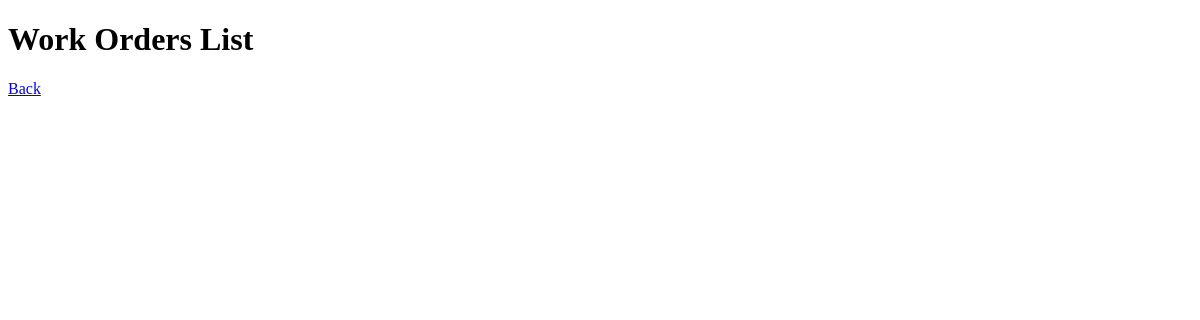
The app's page /work-orders/work_order_list/, older data.
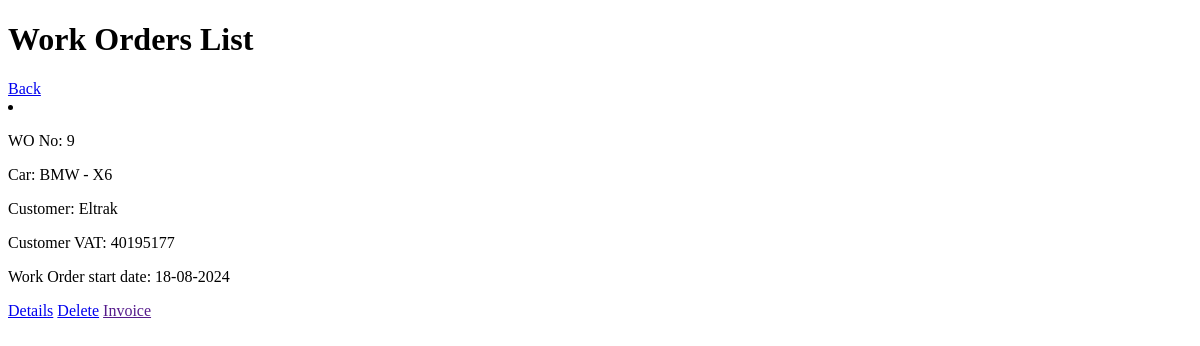
The same page, newer data.
### work_orders/models.py (models this page shows, shortened)
class WorkOrder(models.Model):
    customer = models.ForeignKey(Customer, on_delete=models.CASCADE)
    car = models.ForeignKey(Car, on_delete=models.CASCADE)
    payment = models.CharField(max_length=30, blank=True, choices=[('Credit', "Credit"), ("Cash", "Cash")])
    created_at = models.DateTimeField(auto_now_add=True)
    is_active = models.BooleanField(default=True)
    invoiced = models.BooleanField(default=False)
    is_deleted = models.BooleanField(default=False)
    deleted_at = models.DateTimeField(blank=True, null=True)
    description_work = models.TextField(blank=True, null=True)
    labor_price = models.DecimalField(max_digits=10, decimal_places=2, blank=True, null=True, default=0)
    spare_part_price = models.DecimalField(max_digits=10, decimal_places=2, blank=True, null=True, default=0)
    mics_price = models.DecimalField(max_digits=10, decimal_places=2, blank=True, null=True, default=0)
    total_price = models.DecimalField(max_digits=10, decimal_places=2, default=0)
    objects = ActiveManager()
    all_objects = models.Manager()

### data/models.py (models this page shows)
class Car(models.Model):
    COLOR_CHOICES = [
        ("Black", "Black"),
        ("White", "White"),
        ("Gray", "Gray"),
        ("Silver", "Silver"),
        ("Red", "Red"),
        ("Blue", "Blue"),
        ("Brown", "Brown"),
        ("Green", "Green"),
        ("Yellow", "Yellow"),
        ("Other", "Other"),
    ]
    ENGINE_CHOICES = [
        ("Diesel", "Diesel"),
        ("Gasoline", "Gasoline"),
        ("Gas", "Gas"),
        ("Hybrid", "Hybrid")
    ]
    make = models.CharField(max_length=55)
    model = models.CharField(max_length=55)
    color = models.CharField(max_length=55, blank=True, choices=COLOR_CHOICES)
    engine = models.CharField(max_length=55, blank=True, choices=ENGINE_CHOICES)
    date_built = models.DateField(blank=True, null=True)
    vin_number = models.CharField(max_length=55, blank=True)
    customer = models.ForeignKey(Customer, related_name='car', on_delete=models.CASCADE)
    def __str__(self):
        return f"{self.make} - {self.model}"

class Customer(models.Model):
    COUNTRY_CHOICES = [
        ("Bulgaria", "Bulgaria"),
        ("Albania", "Albania"),
        ("Bosnia and Herzegovina", "Bosnia and Herzegovina"),
        ("Greece", "Greece"),
        ("Kosovo", "Kosovo"),
        ("North Macedonia", "North Macedonia"),
        ("Montenegro", "Montenegro"),
        ("Romania", "Romania"),
        ("Serbia", "Serbia"),
        ("Turkey", "Turkey"),
        ("Croatia", "Croatia"),
        ("Slovenia", "Slovenia")
    ]
    PAYMENT_CHOICES = [("cash", "Cash"),
                       ("credit", "Credit")]
    PAYMENT_TERMS_CHOICES = [('COD', 'Cash on Delivery'), ('CIA', 'Cash in Advance'), ('Net_15', '15 days'),
                             ('Net_30', '30 days')]
    name = models.CharField(max_length=100)
    vat = models.IntegerField(validators=[vat_number_validator])
    country = models.CharField(max_length=100, choices=COUNTRY_CHOICES)
    city = models.CharField(max_length=100, blank=True)
    address = models.CharField(max_length=100, blank=True)
    is_active = models.BooleanField(default=True)
    credit_limit = models.DecimalField(max_digits=10, decimal_places=0, blank=True, null=True,
                                       validators=[credit_limit_validator])
    payment_terms = models.CharField(max_length=30, choices=PAYMENT_TERMS_CHOICES)
    description = models.TextField(blank=True)
    def __str__(self):
        return self.name

### work_orders/views.py (the view)
# urls.py: urlpatterns = [path('work_order_list/', WorkOrderListView.as_view(), name="work_order_list"),
class WorkOrderListView(ListView):
    model = WorkOrder
    template_name = 'work_orders/work-order-list.html'
    context_object_name = "work_orders"
    def get_queryset(self):
        return WorkOrder.objects.all()

### work_orders/models.py (called while the page is built)
    def get_queryset(self):
        return super().get_queryset().filter(is_deleted=False)

### work_orders/templates/work_orders/work-order-list.html (shortened to what this page needs)
<!DOCTYPE html>
<html lang="en">
<head>
</head>
<body>
<h1>Work Orders List</h1>
<a href="{% url 'home' %}">Back</a>
{% for work_order in work_orders %}
    {% if work_order.is_active %}
        <li>
            <p>WO No: {{ work_order.pk }}</p>
            <p>Car: {{ work_order.car }}</p>
            <p>Customer: {{ work_order.customer }}</p>
            <p>Customer VAT: {{ work_order.customer.vat }}</p>
            <p>Work Order start date: {{ work_order.created_at|date:"d-m-Y" }}</p>
            <a href="{% url 'work_orders:workorder_detail' work_order.pk %}">Details</a>
            <a href="{% url 'work_orders:workorder_delete' work_order.pk %}">Delete</a>
            <a href="">Invoice</a>
        </li>
    {% endif %}
{% endfor %}
</body>
</html>

Row changes from the older to the newer data that the page shows:
added WorkOrder: pk "9", car "BMW - X6", customer "Eltrak", customer.vat "40195177", created_at "18-08-2024"
